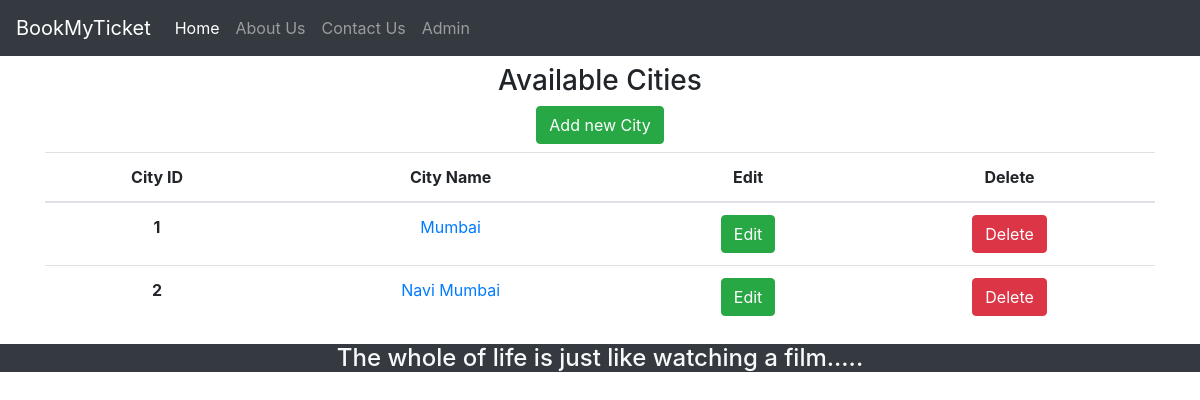
Before: /theater_admin/add/city with the older database file.
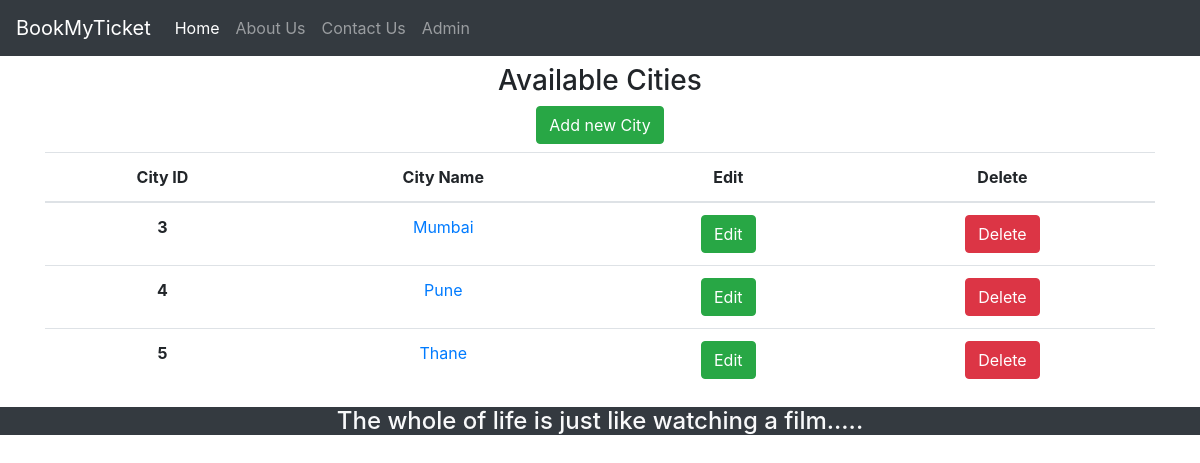
After: the same page with the newer database file.
### bookings/models.py (models this page shows, shortened)
class City(models.Model):
	name = models.CharField(max_length=20, null=True)
	pincode = models.CharField(max_length=10, null=True)
	class Meta:
    	 db_table = 'Cities'

### bookings/views.py (the view)
# urls.py: path('theater_admin/add/city', views.Admin_Add_City),
def Admin_Add_City(request):
    cities = City.objects.all()
    return render(request, 'bookings/Admin_Add_City.html', {'cities': cities})

### bookings/templates/bookings/Admin_Add_City.html
{% extends 'bookings/common/HeaderAndFooter.html' %}
{% block content %}
<div class="container text-center">
    <div class="my-2">
        <h3 class="">Available Cities</h3>
        <button class="btn btn-success">Add new City</button>
    </div>
    <div class="">
        <table class="table">
            <thead>
                <tr>
                    <th scope="col">City ID</th>
                    <th scope="col">City Name</th>
                    <th scope="col">Edit</th>
                    <th scope="col">Delete</th>
                </tr>
            </thead>
            <tbody>
                {% for city in cities %}
                <tr>
                    <th scope="row">{{city.id}}</th>
                    <td><a href="/">{{city.name}}</a></td>
                    <td><button class="btn btn-success">Edit</button></td>
                    <td><button class="btn btn-danger">Delete</button></td>
                </tr>
                {% endfor %}
            </tbody>
        </table>
    </div>
</div>
{% endblock %}

Changed rows visible on the page:
removed City: id "1", name "Mumbai"
removed City: id "2", name "Navi Mumbai"
added City: id "3", name "Mumbai"
added City: id "4", name "Pune"
added City: id "5", name "Thane"
